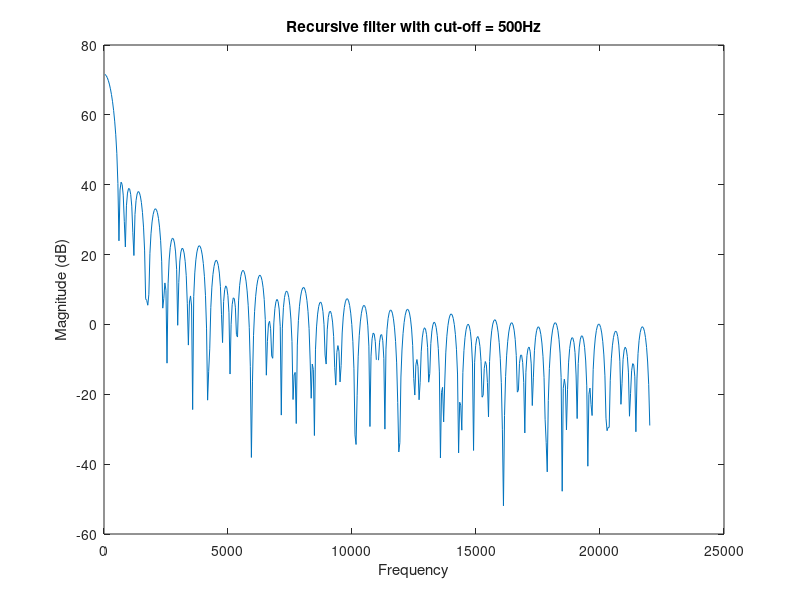

The MATLAB script that drew this image:
% (1 - z^-L1) / (1 - z^-1) * (1- z^-L2) / (1 - z^-1) 
L1 = 75;
% L2 = L1/(sqrt(2))
L2 = 53;
% cut off frequency 
fc = 500;
% sampling frequency 
fs = 44100;

% den_exp = -exp(-2j*pi*(fc/fs));
% num_exp = -exp(-2j*pi*(fc/fs)*L1);
% num2_exp = -exp(-2j*pi*(fc/fs)*L2);

%z transform
% b1 = [1, zeros(1, L1-2), num_exp];
% b2 = [1, zeros(1, L2-2), num2_exp];
% a = [1, den_exp];
% 
% a=[1, -1]
% b1 = [1, 0, 0, ..., 0, -1]
% b2 = [1, 0, 0, ..., 0, -1]

% RRS function z-transfer equals to (1-z^(-L1))/(1-z^(-1))
% b is the numator of the z-transfermation of the RRS fuction 
b1 = [1, zeros(1, L1-2), -1];
b2 = [1, zeros(1, L2-2), -1];
bT = conv(b1,b2);
% a is the denumatior of the z-tranfer of the RRS fuction 
a = [1, -1];
aT = conv(a,a);

%%%%%%%%%%%%%%%%%%%%%%%%%
% freqz fives you the frequency response given b1 and a input 
% h is the frequency response vector and the w is the corresponding angular
% frequency
[hA, w1] = freqz(b1, a);
[hB, w] = freqz(b2, a);
[hT, wT] = freqz(bT, aT);
% here we have w1 and w are identical 

% cascaded system 
hAB = hA .* hB;

%plot((w*fs)/(2*pi), 20*log10(abs(hAB)))
%plot((w/pi), 20*log10(abs(hAB)))
plot((wT*fs)/(2*pi), 20*log10(abs(hT)))


xlabel('Frequency')
ylabel('Magnitude (dB)')
title('Recursive filter with cut-off = 500Hz') 


